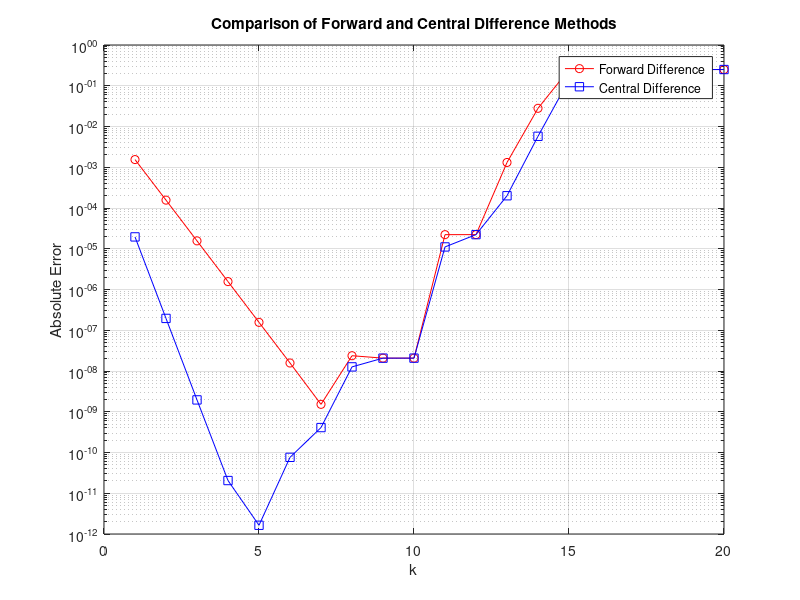

Source code (MATLAB):
format long;
function [f_approx, c_approx, f_abs_error, c_abs_error] = compare_diff(x, k)
    h = double(10^(-k));
    f = @(x) sqrt(x);
    fprime_exact = 1 / (2 * sqrt(x));

    % Forward difference
    f_approx = (f(x + h) - f(x)) / h;

    % Central difference
    c_approx = (f(x + h) - f(x - h)) / (2*h);

    % Absolute errors
    f_abs_error = abs(f_approx - fprime_exact);
    c_abs_error = abs(c_approx - fprime_exact);
end
x = double(4);
k_range = 1:20;
f_errors = zeros(length(k_range), 1);
c_errors = zeros(length(k_range), 1);
for i = 1:length(k_range)
    [~, ~, f_errors(i), c_errors(i)] = compare_diff(x, k_range(i));
end
% Plotting
figure;
semilogy(k_range, f_errors, 'r-o', k_range, c_errors, 'b-s');
xlabel('k');
ylabel('Absolute Error');
title('Comparison of Forward and Central Difference Methods');
legend('Forward Difference', 'Central Difference');
grid on;
% Display results
disp('    k     Forward Error     Central Error');
for i = 1:length(k_range)
    fprintf('%5d %16.8e %16.8e\n', k_range(i), f_errors(i), c_errors(i));
end